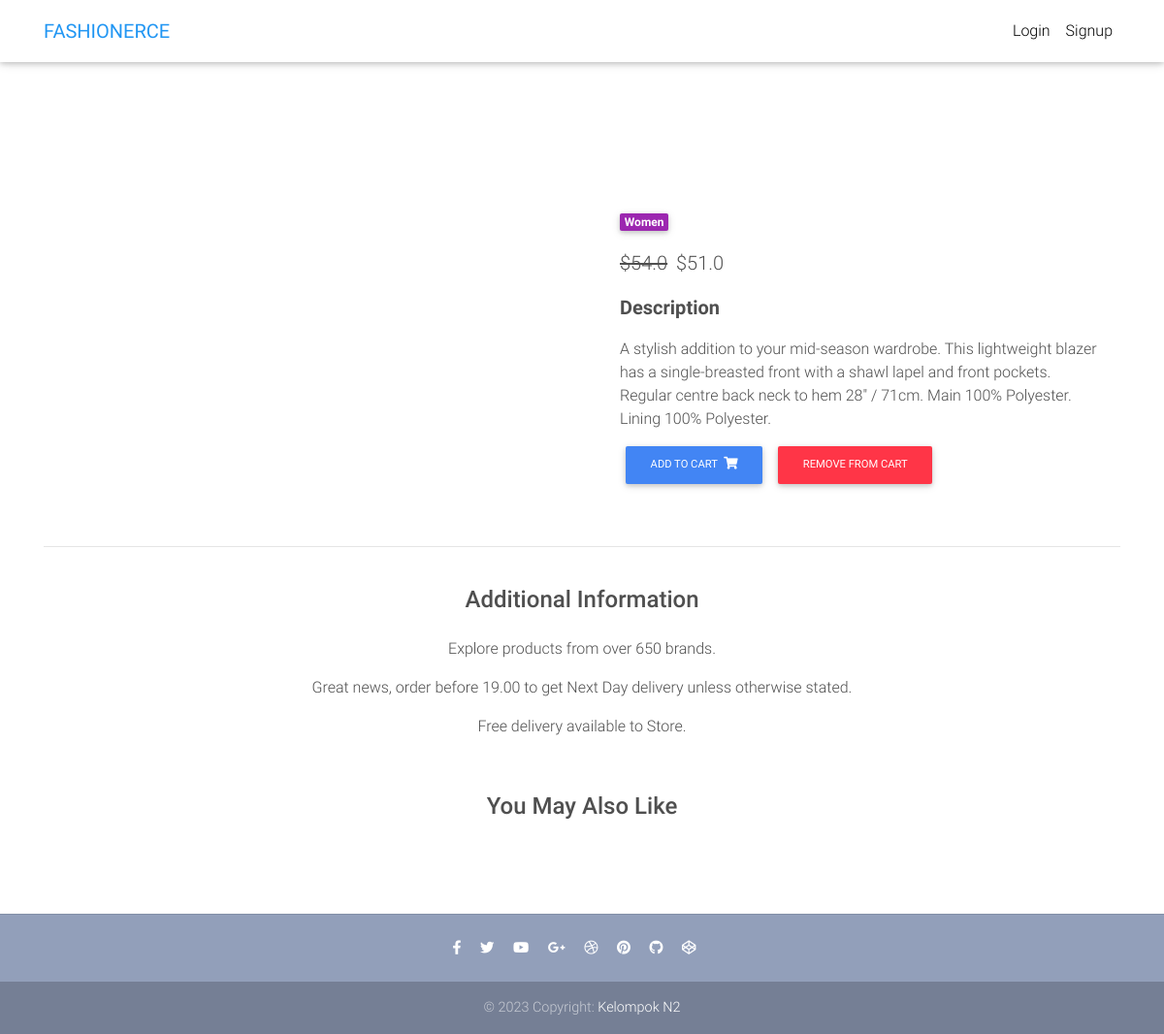
The app's page /product/RelaxedSoftCrepeBlazer/ with its own data.
### core/models.py (models this page shows, shortened)
class Item(models.Model):
    title = models.CharField(max_length=100)
    price = models.FloatField()
    discount_price = models.FloatField(blank=True, null=True)
    category = models.CharField(choices=CATEGORY_CHOICES, max_length=2)
    label = models.CharField(choices=LABEL_CHOICES, max_length=1)
    slug = models.SlugField()
    description = models.TextField()
    image = models.ImageField()
    def get_add_to_cart_url(self):
        return reverse("core:add-to-cart", kwargs={
            'slug': self.slug
        })
    def get_remove_from_cart_url(self):
        return reverse("core:remove-from-cart", kwargs={
            'slug': self.slug
        })

### core/views.py (the view)
# urls.py: path('product/<slug>/', ItemDetailView.as_view(), name='product'),
class ItemDetailView(DetailView):
    model = Item
    template_name = "product.html"

### templates/product.html (shortened to what this page needs)
{% extends "base.html" %}
{% block content %}
<main class="mt-5 pt-4">
  <div class="container dark-grey-text mt-5">
    <div class="row wow fadeIn">
      <div class="col-md-6 mb-4">
      </div>
      <div class="col-md-6 mb-4">
        <div class="p-4">
          <div class="mb-3">
            <a href="">
              <span class="badge purple mr-1">{{ object.get_category_display }}</span>
            </a>
          </div>
          <p class="lead">
            {% if object.discount_price %}
            <span class="mr-1">
              <del>${{ object.price }}</del>
            </span>
            <span>${{ object.discount_price }}</span>
            {% else %}
            <span>${{ object.price }}</span>
            {% endif %}
          </p>
          <p class="lead font-weight-bold">Description</p>
          <p>{{ object.description }}</p>
          <a href="{{ object.get_add_to_cart_url }}" class="btn btn-primary btn-md my-0 p">
            Add to cart
            <i class="fas fa-shopping-cart ml-1"></i>
          </a>
          <a href="{{ object.get_remove_from_cart_url }}" class="btn btn-danger btn-md my-0 p">
            Remove from cart
          </a>
        </div>
      </div>
    </div>
    <hr>
    <div class="row d-flex justify-content-center wow fadeIn">
      <div class="col-md-12 text-center">
        <h4 class="my-4 h4">Additional Information</h4>
        <p>Explore products from over 650 brands.</p>
        <p>Great news, order before 19.00 to get Next Day delivery unless otherwise stated.</p>
        <p></p>Free delivery available to Store.</p>
      </div>
    </div>
    <div class="row d-flex justify-content-center wow fadeIn">
      <div class="col-md-12 text-center">
        <h4 class="my-4 h4">You May Also Like</h4>
      </div>
    </div>
    <div class="row wow fadeIn">
      <div class="col-lg-4 col-md-12 mb-4">
      </div>
      <div class="col-lg-4 col-md-6 mb-4">
      </div>
      <div class="col-lg-4 col-md-6 mb-4">
      </div>
    </div>
  </div>
</main>
{% endblock content %}

### templates/base.html (style rules this page uses)
html, body, header, .carousel { height: 60vh; }

### records on screen
Item: category "Women", price "54.0", discount_price "51.0", description "A stylish addition to your mid-season wardrobe. This lightweight blazer has a single-breasted front with a shawl lapel and front pockets. Regular centre back neck to hem 28\" / 71cm. Main 100% Polyester. Lining 100% Polyester."
